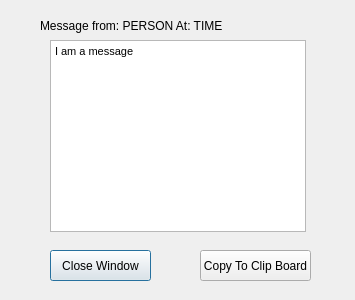
<?xml version="1.0" encoding="UTF-8"?>
<ui version="4.0">
 <class>single_message_box</class>
 <widget class="QDialog" name="single_message_box">
  <property name="geometry">
   <rect>
    <x>0</x>
    <y>0</y>
    <width>355</width>
    <height>300</height>
   </rect>
  </property>
  <property name="windowTitle">
   <string>TextDump</string>
  </property>
  <widget class="QLabel" name="sender_timestam_lable">
   <property name="geometry">
    <rect>
     <x>40</x>
     <y>10</y>
     <width>291</width>
     <height>31</height>
    </rect>
   </property>
   <property name="text">
    <string>Message from: PERSON At: TIME</string>
   </property>
  </widget>
  <widget class="QTextBrowser" name="message_text_box">
   <property name="geometry">
    <rect>
     <x>50</x>
     <y>40</y>
     <width>256</width>
     <height>192</height>
    </rect>
   </property>
   <property name="html">
    <string>&lt;!DOCTYPE HTML PUBLIC &quot;-//W3C//DTD HTML 4.0//EN&quot; &quot;http://www.w3.org/TR/REC-html40/strict.dtd&quot;&gt;
&lt;html&gt;&lt;head&gt;&lt;meta name=&quot;qrichtext&quot; content=&quot;1&quot; /&gt;&lt;style type=&quot;text/css&quot;&gt;
p, li { white-space: pre-wrap; }
&lt;/style&gt;&lt;/head&gt;&lt;body style=&quot; font-family:'MS Shell Dlg 2'; font-size:8.25pt; font-weight:400; font-style:normal;&quot;&gt;
&lt;p style=&quot; margin-top:0px; margin-bottom:0px; margin-left:0px; margin-right:0px; -qt-block-indent:0; text-indent:0px;&quot;&gt;&lt;span style=&quot; font-size:8pt;&quot;&gt;I am a message&lt;/span&gt;&lt;/p&gt;&lt;/body&gt;&lt;/html&gt;</string>
   </property>
  </widget>
  <widget class="QPushButton" name="close_button">
   <property name="geometry">
    <rect>
     <x>50</x>
     <y>250</y>
     <width>101</width>
     <height>31</height>
    </rect>
   </property>
   <property name="text">
    <string>Close Window</string>
   </property>
  </widget>
  <widget class="QPushButton" name="copy_button">
   <property name="geometry">
    <rect>
     <x>200</x>
     <y>250</y>
     <width>111</width>
     <height>31</height>
    </rect>
   </property>
   <property name="text">
    <string>Copy To Clip Board</string>
   </property>
  </widget>
 </widget>
 <resources/>
 <connections/>
</ui>
